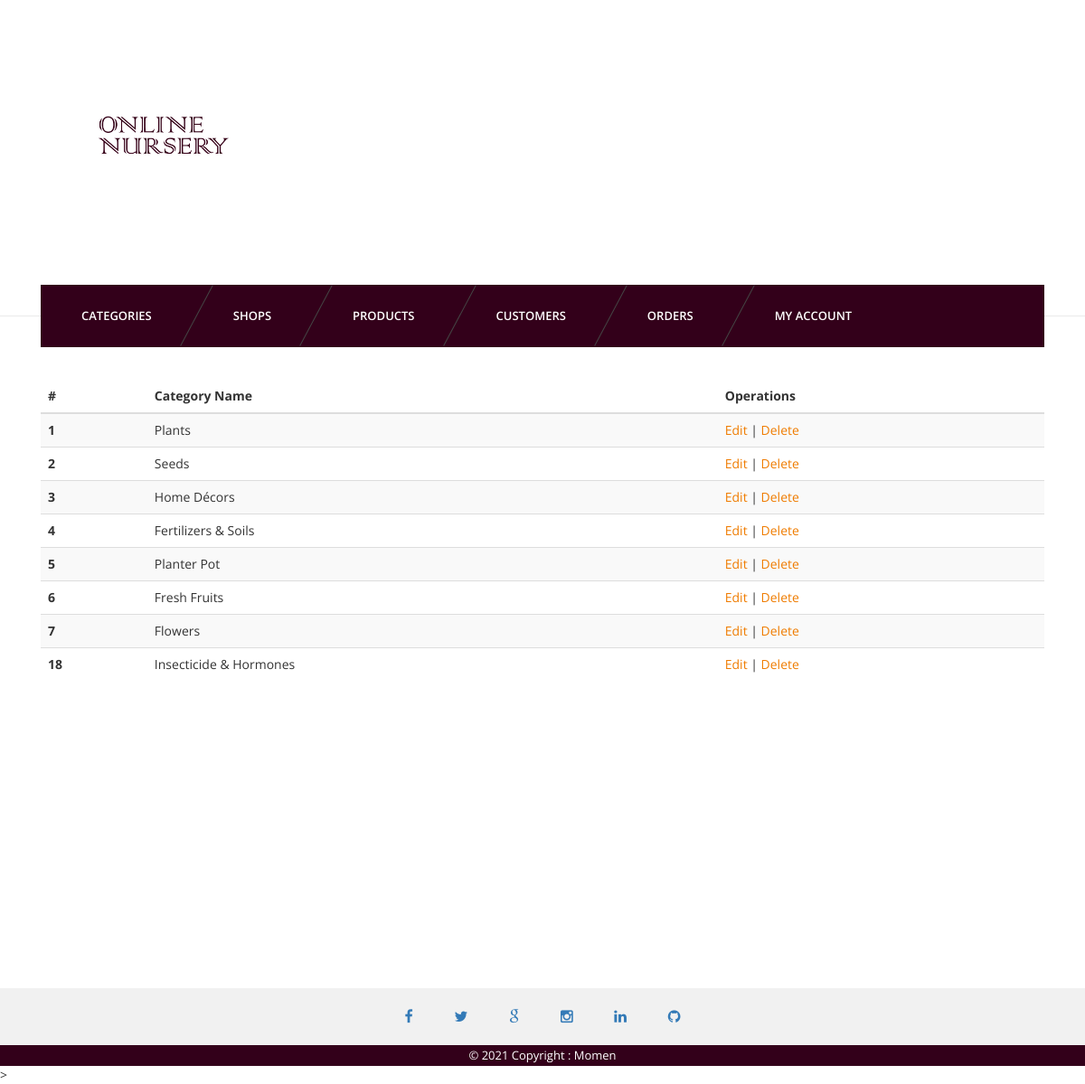
Screenshot of /admin/categories.php (signed in) with the database file from the repository.
### tables this page shows
CREATE TABLE `categories` (
  `id` int(11) NOT NULL,
  `cat_title` varchar(255) NOT NULL
);

### admin/categories.php (the view, shortened to what this page needs)
<?php
require_once ('../config/connect.php');
require('inc/header.php');
?>
<?php include('inc/nav.php');?>
<section id="content">
	<div class="content-blog">
		<div class="container">
			<table class="table table-striped">
				<thead>
					<tr>
						<th>#</th>
						<th>Category Name</th>
						<th>Operations</th>
					</tr>
				</thead>
				<tbody>
				<?php
					$sql = "SELECT * FROM categories";
					$res = mysqli_query($connection, $sql);
					while ($row = mysqli_fetch_assoc($res)) {
				?>
					<tr>
						<th scope="row"><?php echo $row['id']; ?></th>
						<td><?php echo $row['cat_title']; ?></td>
						<td><a href="editcategory.php?id=<?php echo $row['id']; ?>">Edit</a> |
                        <a href="delcategory.php?id=<?php echo $row['id']; ?>">Delete</a></td>
					</tr>
				<?php } ?>
				</tbody>
			</table>
		</div>
	</div>
</section>
<?php include('inc/footer.php');?>

### admin/css/light.css (style rules this page uses)
body { background-color:#fff; }

### rows the page displays
categories: id "1", cat_title "Plants"
categories: id "2", cat_title "Seeds"
categories: id "3", cat_title "Home Décors"
categories: id "4", cat_title "Fertilizers & Soils"
categories: id "5", cat_title "Planter Pot"
categories: id "6", cat_title "Fresh Fruits"
categories: id "7", cat_title "Flowers"
categories: id "18", cat_title "Insecticide & Hormones"
